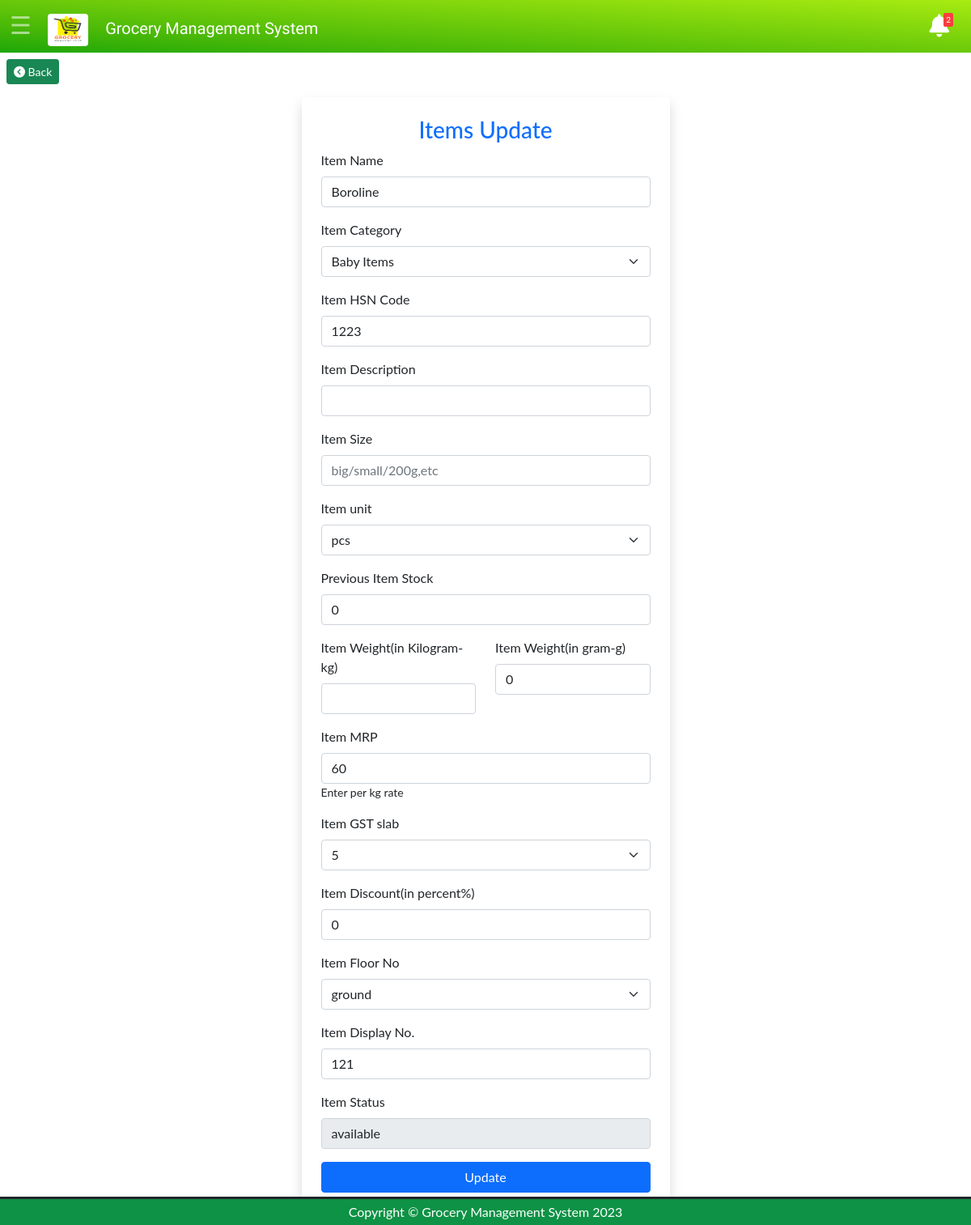
The page /item-update.php?id=22 (signed in) on the database its author committed.
### tables this page shows
CREATE TABLE IF NOT EXISTS `gms_item` (
  `ITEM_ID` int(5) NOT NULL AUTO_INCREMENT,
  `ITEM_CODE` varchar(20) NOT NULL,
  `ITEM_NAME` varchar(60) NOT NULL,
  `ITEM_HSN_CODE` varchar(20) DEFAULT NULL,
  `ITEM_DESC` varchar(40) DEFAULT NULL,
  `ITEM_SIZE` varchar(20) DEFAULT NULL,
  `ITEM_UNIT` varchar(20) DEFAULT NULL,
  `ITEM_STOCK_QUANTITY` int(10) DEFAULT NULL,
  `ITEM_STOCK_Weight` int(10) DEFAULT NULL,
  `ITEM_MRP` int(10) DEFAULT NULL,
  `ITEM_GST_SLAB` int(5) DEFAULT NULL,
  `ITEM_DISCOUNT` int(5) DEFAULT NULL,
  `ITEM_FLOOR_NO` varchar(12) DEFAULT NULL,
  `ITEM_DISPLAY_NO` varchar(12) DEFAULT NULL,
  `ITEM_IMG` varchar(40) DEFAULT NULL,
  `REMARKS` varchar(15) DEFAULT NULL,
  `ENCODED_BY` varchar(20) DEFAULT NULL,
  `ITEM_DATE` datetime DEFAULT NULL,
  `ITEM_CATEGORY` int(10) DEFAULT NULL,
  `ADDITIONAL_INFO1` varchar(20) DEFAULT NULL,
  `ADDITIONAL_INFO2` int(20) DEFAULT NULL,
  PRIMARY KEY (`ITEM_ID`),
  KEY `itemcat` (`ITEM_CATEGORY`)
);

### item-update.php (the view, shortened to what this page needs)
<?php
    include('navheader.php');
    ?>
<body>
    <div class="form-background ">
    <a href="items.php">
<button type="button" class="m-2 btn btn-sm btn-success"><i class="fa-solid fa-circle-chevron-left"></i> Back</button>
    </a>
        <div class="container mt-2  ">
    <?php
  $id=$_GET['id'];
  $query1="select * from gms_item where ITEM_ID='$id'";
  $result=mysqli_query($conn,$query1);
  $rows1=mysqli_fetch_assoc($result);
?>
        <div class="container mt-2  ">
        <div class="container login-container col-lg-5 shadow p-4 rounded-2">
                <h3 class="text-center text-primary">Items Update</h3>
                <form action="" method="post">
                    <div class="mb-3">
                        <label class="form-label">Item Name</label>
                        <input type="text" class="form-control" name="ITEM_NAME" value="<?php echo $rows1['ITEM_NAME']; ?>">
                    </div>
                    <div class="mb-3">
                        <label class="form-label">Item Category</label>
                        <select class="form-select form-control" name="ITEM_CATEGORY">
                            <?php
                        $query="select * from gms_item_category ";
                        $result=mysqli_query($conn,$query);
                         $rows=mysqli_fetch_assoc($result);
                         foreach ($result as $row){
              ?>
                            <option value="<?php echo$rows['CATEGORY_ID'];?>" selected> <?php echo$rows['CATEGORY_NAME']; ?>
                            </option>
                          <?Php }
                          ?>
                        </select>
                    </div>
                    <div class="mb-3">
                        <label class="form-label">Item HSN Code</label>
                        <input type="text" class="form-control" name="ITEM_HSN_CODE"  value="<?php echo $rows1['ITEM_HSN_CODE']; ?>">
                    </div>
                    <div class="mb-3">
                        <label class="form-label">Item Description</label>
                        <input type="text" class="form-control" name="ITEM_DESC"  value="<?php echo $rows1['ITEM_DESC']; ?>">
                    </div>
                    <div class="mb-3">
                        <label class="form-label">Item Size</label>
                        <input type="text" class="form-control" placeholder="big/small/200g,etc" name="ITEM_SIZE" value="<?php echo $rows1['ITEM_SIZE']; ?>">
                    </div>
                    <div class="mb-3">
                        <label class="form-label">Item unit</label>
                        <select class="form-select form-control" name="ITEM_UNIT">
                            <option selected value="<?php echo $rows1['ITEM_UNIT']; ?>"><?php echo $rows1['ITEM_UNIT']; ?></option>
                        </select>
                    </div>
                    <div class="mb-3">
                        <label class="form-label">Previous Item Stock</label>
                        <input type="text" class="form-control" value="0" name="ITEM_STOCK_QUANTITY" value="<?php echo $rows1['ITEM_STOCK_QUANTITY']; ?>">
                    </div>
                    <?php
                   $weight= $rows1['ITEM_STOCK_Weight']/1000;
                  $ogwt = $rows1['ITEM_STOCK_Weight'];
                  $kg = strpos($weight, ".") ;
                $mygram=$ogwt-$kg*1000;
                    ?>
                        <div class="row">
                            <div class="mb-3 col-6">
                                <label class="form-label">Item Weight(in Kilogram-kg)</label>
                                <input type="number" class="form-control" name="ITEM_STOCK_Weightk"  value="<?php echo $kg ; ?>">
                            </div>
                            <div class="mb-3 col-6">
                                <label class="form-label">Item Weight(in gram-g)</label>
                                <input type="number" class="form-control" name="ITEM_STOCK_Weightg" value="<?php echo $mygram; ?>">
                            </div>
                            </div>
                    <div class="mb-3">
                        <label class="form-label">Item MRP</label>
                        <input type="text" class="form-control"  name="ITEM_MRP" required value="<?php echo $rows1['ITEM_MRP']; ?>">
                        <small >Enter per kg rate</small>
                    </div>
                    <div class="mb-3">
                        <label class="form-label">Item GST slab</label>
                        <select class="form-select form-control" name="ITEM_GST_SLAB" required >
                        <option  selected value="<?php echo $rows1['ITEM_GST_SLAB']; ?>"><?php echo $rows1['ITEM_GST_SLAB']; ?></option>
                        </select>
                    </div>
                    <div class="mb-3">
                        <label class="form-label">Item Discount(in percent%)</label>
                        <input type="text" class="form-control" value="0" name="ITEM_DISCOUNT" value="<?php echo $rows1['ITEM_DISCOUNT']; ?>">
                    </div>
                     <div class="mb-3">
                        <label class="form-label">Item Floor No</label>
                        <select class="form-select form-control" name="ITEM_FLOOR_NO">
                        <option selected value="<?php echo $rows1['ITEM_FLOOR_NO']; ?>"><?php echo $rows1['ITEM_FLOOR_NO']; ?></option>
                        </select>
                    </div>
                    <div class="mb-3">
                        <label class="form-label">Item Display No.</label>
                        <input type="text" class="form-control" name="ITEM_DISPLAY_NO" value="<?php echo $rows1['ITEM_DISPLAY_NO']; ?>">
                    </div>
                    <div class="mb-3">
                        <label class="form-label">Item Status</label>
                        <input type="text" class="form-control" value="available" name="REMARKS" readonly value="<?php echo $rows1['REMARKS']; ?>">
                    </div>
                    <input type="submit" value="Update" name="update" class="btn btn-primary col-12">
                </form>
            </div>
        </div>
    </div>
</body>
<?php
include('footer.php');
?>

### css/style.css (style rules this page uses)
body { font-family: "Lato", sans-serif; }

### rows shown on the page
gms_item: ITEM_NAME "Boroline", ITEM_HSN_CODE "1223", ITEM_UNIT "pcs", ITEM_STOCK_Weightg "0", ITEM_MRP "60", ITEM_GST_SLAB "5", ITEM_DISCOUNT "0", ITEM_FLOOR_NO "ground", ITEM_DISPLAY_NO "121", REMARKS "available"

### other values the page prints
$a "2"
form field ITEM_CATEGORY "Baby Items"
